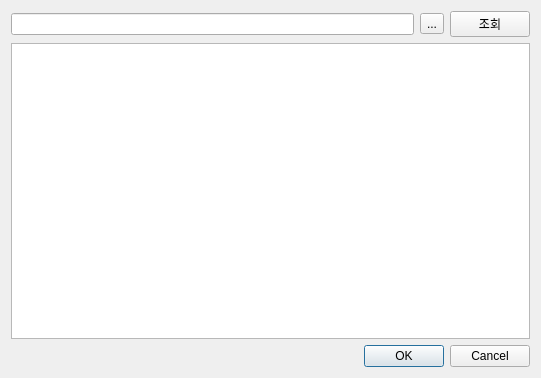
<?xml version="1.0" encoding="UTF-8"?>
<ui version="4.0">
 <class>Dialog</class>
 <widget class="QDialog" name="Dialog">
  <property name="geometry">
   <rect>
    <x>0</x>
    <y>0</y>
    <width>541</width>
    <height>378</height>
   </rect>
  </property>
  <property name="windowTitle">
   <string>종목검색</string>
  </property>
  <layout class="QVBoxLayout" name="verticalLayout">
   <item>
    <layout class="QHBoxLayout" name="horizontalLayout">
     <item>
      <widget class="QLineEdit" name="lineEdit"/>
     </item>
     <item>
      <widget class="QToolButton" name="toolButton">
       <property name="text">
        <string>...</string>
       </property>
      </widget>
     </item>
     <item>
      <widget class="QPushButton" name="pushButton">
       <property name="text">
        <string>조회</string>
       </property>
      </widget>
     </item>
    </layout>
   </item>
   <item>
    <widget class="QTableView" name="tableView"/>
   </item>
   <item>
    <widget class="QDialogButtonBox" name="buttonBox">
     <property name="orientation">
      <enum>Qt::Horizontal</enum>
     </property>
     <property name="standardButtons">
      <set>QDialogButtonBox::Cancel|QDialogButtonBox::Ok</set>
     </property>
    </widget>
   </item>
  </layout>
 </widget>
 <resources/>
 <connections>
  <connection>
   <sender>buttonBox</sender>
   <signal>accepted()</signal>
   <receiver>Dialog</receiver>
   <slot>accept()</slot>
   <hints>
    <hint type="sourcelabel">
     <x>236</x>
     <y>368</y>
    </hint>
    <hint type="destinationlabel">
     <x>157</x>
     <y>274</y>
    </hint>
   </hints>
  </connection>
  <connection>
   <sender>buttonBox</sender>
   <signal>rejected()</signal>
   <receiver>Dialog</receiver>
   <slot>reject()</slot>
   <hints>
    <hint type="sourcelabel">
     <x>304</x>
     <y>368</y>
    </hint>
    <hint type="destinationlabel">
     <x>286</x>
     <y>274</y>
    </hint>
   </hints>
  </connection>
  <connection>
   <sender>pushButton</sender>
   <signal>clicked()</signal>
   <receiver>Dialog</receiver>
   <slot>inquiry()</slot>
   <hints>
    <hint type="sourcelabel">
     <x>473</x>
     <y>22</y>
    </hint>
    <hint type="destinationlabel">
     <x>417</x>
     <y>-20</y>
    </hint>
   </hints>
  </connection>
  <connection>
   <sender>toolButton</sender>
   <signal>clicked()</signal>
   <receiver>Dialog</receiver>
   <slot>fileselect()</slot>
   <hints>
    <hint type="sourcelabel">
     <x>430</x>
     <y>20</y>
    </hint>
    <hint type="destinationlabel">
     <x>324</x>
     <y>-21</y>
    </hint>
   </hints>
  </connection>
 </connections>
 <slots>
  <slot>inquiry()</slot>
  <slot>fileselect()</slot>
 </slots>
</ui>
